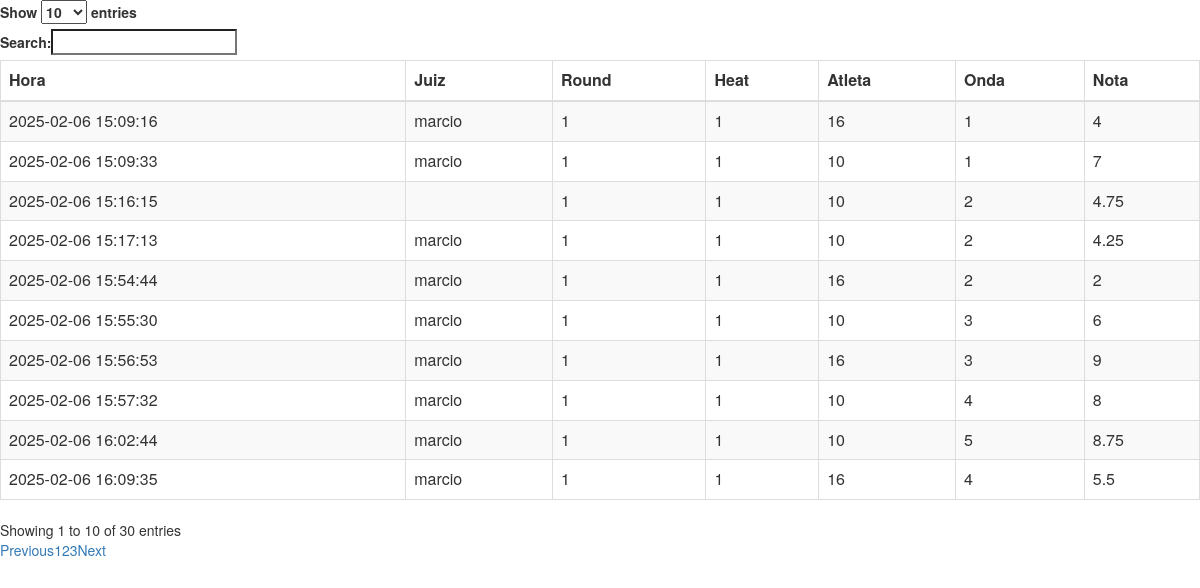
Page /datatables/teste.php (signed in) on the committed database.
### tables this page shows
CREATE TABLE `notas` (
  `id_nota` int(11) NOT NULL AUTO_INCREMENT,
  `juiz` varchar(45) DEFAULT NULL,
  `ip` varchar(15) DEFAULT NULL,
  `hora` datetime DEFAULT current_timestamp(),
  `round` int(11) DEFAULT NULL,
  `heat` int(11) DEFAULT NULL,
  `atleta` int(2) NOT NULL,
  `onda` int(11) DEFAULT NULL,
  `nota` float DEFAULT NULL,
  `chave` double GENERATED ALWAYS AS (`round` * 100 + `heat`) VIRTUAL,
  PRIMARY KEY (`id_nota`),
  UNIQUE KEY `id_nota_UNIQUE` (`id_nota`)
);

### datatables/teste.php (the view, shortened to what this page needs)
<html>
    <head>
        <link rel= "stylesheet" href= "https://maxcdn.bootstrapcdn.com/bootstrap/3.3.7/css/bootstrap.min.css" >
        <link rel= "stylesheet" href= "https://cdn.datatables.net/1.10.19/css/dataTables.bootstrap.min.css" >
    </head>
    <body>
        <table id="example" class="table table-striped table-bordered" style="width:100%">
        <thead>
            <tr>
                <th>Hora</th>
                <th>Juiz</th>
                <th>Round</th>
                <th>Heat</th>
                <th>Atleta</th>
                <th>Onda</th>
                <th>Nota</th>
            </tr>
        </thead>
        <tbody>
        <?php
        $con = mysqli_connect('localhost', 'delgrande', 'dege01', 'marcio');
        mysqli_select_db($con, "ajax_demo");
        $sql = "SELECT * FROM notas";
        $result = mysqli_query($con, $sql);
        while ($row = mysqli_fetch_array($result)) {
            echo "<tr>";
            echo "<td>" . $row['hora'] . "</td>";
            echo "<td>" . $row['juiz'] . "</td>";
            echo "<td>" . $row['round'] . "</td>";
            echo "<td>" . $row['heat'] . "</td>";
            echo "<td>" . $row['atleta'] . "</td>";
            echo "<td>" . $row['onda'] . "</td>";
            echo "<td>" . $row['nota'] . "</td>";
            echo "</tr>";
        }
        echo "</table>";
        ?>
    </body>
</html>

### rows in the picture
notas: hora "2025-02-06 15:09:16", juiz "marcio", round "1", heat "1", atleta "16", onda "1", nota "4"
notas: hora "2025-02-06 15:09:33", juiz "marcio", round "1", heat "1", atleta "10", onda "1", nota "7"
notas: hora "2025-02-06 15:16:15", round "1", heat "1", atleta "10", onda "2", nota "4.75"
notas: hora "2025-02-06 15:17:13", juiz "marcio", round "1", heat "1", atleta "10", onda "2", nota "4.25"
notas: hora "2025-02-06 15:54:44", juiz "marcio", round "1", heat "1", atleta "16", onda "2", nota "2"
notas: hora "2025-02-06 15:55:30", juiz "marcio", round "1", heat "1", atleta "10", onda "3", nota "6"
notas: hora "2025-02-06 15:56:53", juiz "marcio", round "1", heat "1", atleta "16", onda "3", nota "9"
notas: hora "2025-02-06 15:57:32", juiz "marcio", round "1", heat "1", atleta "10", onda "4", nota "8"
notas: hora "2025-02-06 16:02:44", juiz "marcio", round "1", heat "1", atleta "10", onda "5", nota "8.75"
notas: hora "2025-02-06 16:09:35", juiz "marcio", round "1", heat "1", atleta "16", onda "4", nota "5.5"
